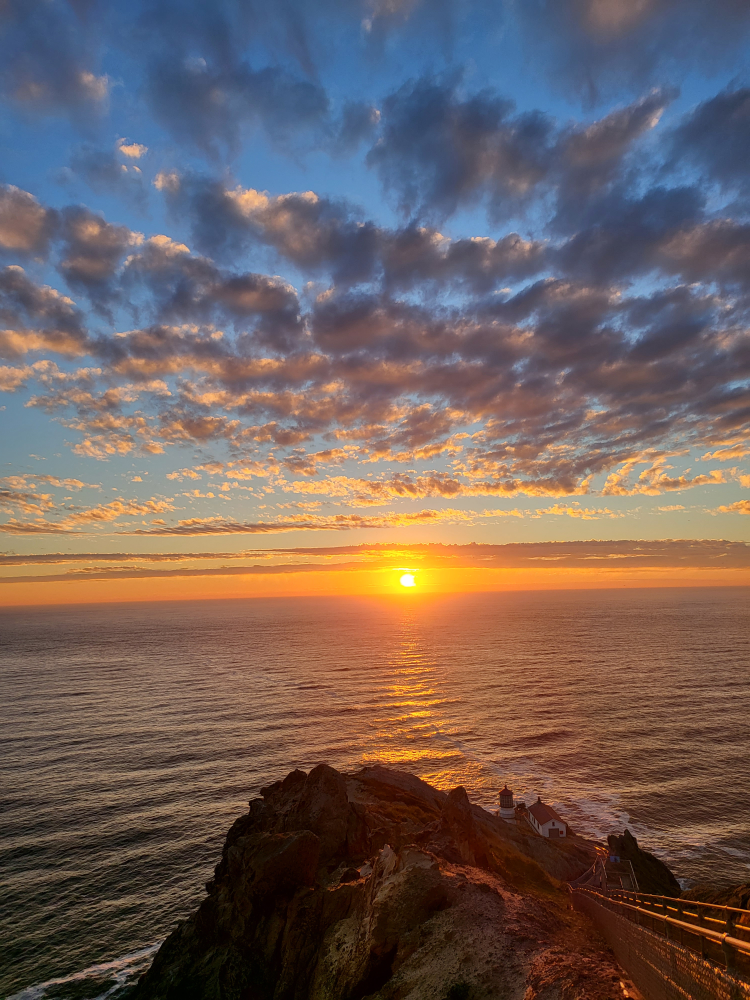
#> input picture imgs/sunset.jpg, 3000 x 4000 px, found by its file name (shown at 1/4 size)
$ python pixevo.py
#> lines starting #> are read from the running program, lines starting #| are printed output that depends on the picture
import numpy as np
import cv2
import sys
import matplotlib.pyplot as plt
from scipy.optimize import curve_fit
from typing import Callable
from sklearn.metrics import r2_score
from itertools import islice
import time
from PIL import Image, ImageSequence
import PIL

class PixEvolver():
    def __init__(self, targetfilename, width=20, displaywidth=500, displaywindowname='window', sweep=False):
#> called with targetfilename = 'imgs/sunset.JPG', width = 20, displaywidth = 100, displaywindowname = 'window', sweep = False
        self.target = cv2.imread(targetfilename)
#> self.target is the input picture: shape (4000, 3000, 3); mean B, G, R 92, 96.1, 112.3
        self.width=width
        self.displaywidth=displaywidth
        self.displaywindowname=displaywindowname
        self.rescale_to_target = width / np.shape(self.target)[1]
#> self.rescale_to_target = 0.00667
        self.target = cv2.resize(self.target, (0, 0), fx=self.rescale_to_target, fy=self.rescale_to_target)
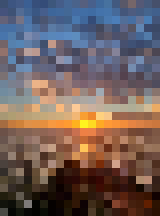
#> self.target: shape (27, 20, 3) (shown 8 times larger); mean B, G, R 91.7, 95.2, 110.2

        self.theight, self.twidth, self.tchans = self.target.shape
#> self.theight = 27; self.twidth = 20; self.tchans = 3
        self.numpixels = self.theight * self.twidth
#> self.numpixels = 540
        self.numchannels = self.numpixels * self.tchans
#> self.numchannels = 1620
        self.max_loss = self.theight * self.twidth * self.tchans * 256
#> self.max_loss = 414720
        self.all_pixel_coordinates = np.array([(y, x) for x in range(self.target.shape[1]) for y in range(self.target.shape[0])])
        self.all_channel_coordinates = np.array([(y, x, z) for x in range(self.target.shape[1]) for y in range(self.target.shape[0]) for z in range(3)])
        self.rescale_to_display = displaywidth / width
        self.stop_after_same = np.inf
        self.sweep = sweep

        if not self.sweep:
            mutatefrac = lambda loss: 0.004 * loss
            morekidsfac = 1
            childrenbasefunction = lambda k, pop: 10
            # childrenbasefunction = lambda k, pop: int((1/k) * pop - 1) if k != 0 else int(pop - 1) # Number of kids as function of success (k=1 is lowest loss of this generation) and pop size
            numchildren = lambda k, pop: int(morekidsfac * childrenbasefunction(k, pop))
            numparents = 1 # reproducers every generation
            maxgen = np.inf
            samelimit = 10000 # gens
            keepbest = False
            sexualrepr = False
            updatecycle = 20 # gens

            self.evolvesettings(mutatefrac, numchildren, numparents, maxgen, samelimit, keepbest, sexualrepr, updatecycle)
            self.evolveprep()

        else:
            mfracrange = [0.1, 0.001]
            nkidsrange = [100, 5]
            gens = np.inf
            pts = 20
            cap = 100 # maximum number alive
            results = self.sweep_mfracs_nkids(mfracrange, nkidsrange, pts, pts, gens, self.stop_after_same)
            mfs = results[:, 0]
            nks = results[:, 1]
            loss = results[:, 2]
            gens = results[:, 3]

            plt.scatter(mfs, nks, c=gens, cmap='hot')
            plt.colorbar(label='Gens until stop')
            plt.xlabel('Mutation Fraction')
            plt.ylabel('Number of Children')

            plt.show()

    def mutateimg(self, parent1, mutatefrac, parent2=None): # Randomizes RGB of fraction of pixels
        channels_to_randomize = int(mutatefrac * self.numchannels)
        parent1 = np.copy(parent1)
        if parent2 is not None:
            parent2 = np.copy(parent2)
            if parent1.shape != parent2.shape:
                raise ValueError('Parent images must be the same shape')
            px_from_parent2 = int(0.5 * self.numpixels)
            parent2_coordinates = np.random.choice(self.numpixels, size=px_from_parent2, replace=False)
            for px in parent2_coordinates:
                parent1[self.all_pixel_coordinates[px]] = parent2[self.all_pixel_coordinates[px]]

        if channels_to_randomize == 0:
            channels_to_randomize = 1
        random_coordinates = np.random.choice(self.numchannels, size=channels_to_randomize, replace=False)

        mutmag = mutatefrac / (1/self.numchannels)
        mutmag = 256 if mutmag > 1 else int(256 * mutmag) + 3 # 3 is to improve performance at end of long tail very close to 0 loss

        for channum in random_coordinates:
            coord = self.all_channel_coordinates[channum]
            mag = np.random.randint(-mutmag/2, mutmag/2) + 256
            parent1[*coord] += mag # makes use of uint8 wraparound
            # print(coord)
        return parent1

    def calculate_loss(self, img1, img2): # Calculates absolute difference between all pixel values (all 3 channels) then normalizes into loss
        return np.sum(cv2.absdiff(img1, img2))/self.max_loss

    def getchildren(self, mutatefrac: Callable[[float], float], childrendistribution: dict, population: dict=None, sexualrepr: bool=False) -> dict:
        """
        numchildren: Callable[[int], list] or int
            If Callable, returns list of children for each parent
            If int, returns that many children for each parent
        mutatefrac: float
            Fraction of pixels to mutate
        population: dict
            Dictionary of parents
        sexualrepr: bool
            Whether to use sexual reproduction
        single lineage mode: numchildren returns int, population contains a single image: {1: img}
        """
        if sexualrepr and len(population) < 2:
            raise ValueError('Population must be at least 2 for sexual reproduction')
        if sexualrepr and len(population) % 2 != 0:
            raise ValueError('Population must be even for sexual reproduction')

        children = {}
        if sexualrepr:
            for k in range(1, len(population), 2):
                children[k] = {i: self.mutateimg(parent1=population[k]["img"], parent2=population[k+1]["img"], mutatefrac=mutatefrac(population[k]["loss"])) for i in range(childrendistribution[k])}
                children[k+1] = {i: self.mutateimg(parent1=population[k]["img"], parent2=population[k+1]["img"], mutatefrac=mutatefrac(population[k+1]["loss"])) for i in range(childrendistribution[k+1])}
                children[k]["inheritance"] = (population[k]["inheritance"], population[k+1]["inheritance"])
                children[k+1]["inheritance"] = (population[k]["inheritance"], population[k+1]["inheritance"])

        else:
            for k, kdict in population.items():
                children[k] = {i: self.mutateimg(kdict["img"], mutatefrac(kdict["loss"])) for i in range(childrendistribution[k])}
                children[k]["inheritance"] = kdict["inheritance"]

        # Calculate loss for each child
        img_with_loss = []
        for child in children.values():
            inher = child["inheritance"]
            for key, val in child.items():
                if key != "inheritance":
                    image = val
                    loss = self.calculate_loss(image, self.target)
                    img_with_loss.append((image, loss, inher))

        # Sort all images by loss
        img_with_loss.sort(key=lambda x: x[1])

        # Reconstruct the dictionary with sorted images
        kiddict = {}
        for img, loss, inher in img_with_loss:
            kiddict[len(kiddict) + 1] = {"img": img, "loss": loss, "inheritance": inher}

        return kiddict

    def evolvesettings(self, mutatefrac: Callable[[float], float], numchildren: Callable, numparents: int=1, maxgen=np.inf, samelimit=np.inf, keepbest=False, sexualrepr=False, updatecycle: int=100):
        if sexualrepr and numparents < 2:
            raise ValueError('Sexual reproduction requires at least 2 parents')
        if sexualrepr and numparents % 2 != 0:
            raise ValueError('Sexual reproduction requires an even number of parents')

        self.mutatefrac = mutatefrac
        self.numchildren = numchildren
        self.numparents = numparents
        self.maxgen = maxgen
        self.samelimit = samelimit
        self.keepbest = keepbest
        self.sexualrepr = sexualrepr
        self.updatecycle = updatecycle
        self.childrendistribution = {k+1: numchildren(k, numparents) for k in range(numparents)}

    def evolveprep(self):
        self.inheritances = {}
        self.bestloss_alltime = np.inf
        self.generation = 0
        self.samecounter = 0
        self.losslist = []
        self.population = {k + 1: {"img": self.mutateimg(self.target, 1.0), "loss": 1.0, "inheritance": k + 1} for k in range(self.numparents)}
#> after the loop in mutateimg, `for channum in random_coordinates:`:
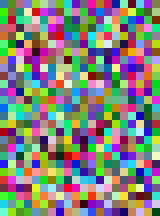
#> parent1: shape (27, 20, 3) (shown 8 times larger); mean of channels 0, 1, 2 124.4, 130.7, 129.6; drawn as B, G, R
#> in evolveprep, `self.population = {k + 1: {"img": self.mutateimg(self.target, 1.0), "l..`: self.population = 1 item

    # [7 lines left out: function evolvestats, not called in this run]

    def evolve(self, generations, display=False, gif_output_path=None, fps=5):
#> called with generations = 3000, display = True, gif_output_path = 'result_gifs/sunset2.gif', fps = 30
        self.end = self.generation + generations
        if display:
            cv2.namedWindow(self.displaywindowname)
            clickhandler = ClickEventHandler(self.losslist, self.displaywindowname)
        if gif_output_path:
            gif = []

        while self.generation < self.end: # main evolutionary loop
            if display:
                if clickhandler.pause:
                    cv2.waitKey(100)
                    continue
            prebestloss = self.population[1]["loss"]
#> prebestloss = 1
            kids = self.getchildren(population=self.population, mutatefrac=self.mutatefrac,
                                    sexualrepr=self.sexualrepr, childrendistribution=self.childrendistribution)
#> the loop in getchildren, `for k, kdict in population.items():` made 1 pass
#> k on pass 1: 1
#> after the loop in getchildren, `for k, kdict in population.items():`: children = 1 item
#> the loop in getchildren, `for child in children.values():` made 1 pass
#> inher on pass 1: 1
#> after the loop in getchildren, `for child in children.values():`: img_with_loss = 10 items
#> the loop in getchildren, `for img, loss, inher in img_with_loss:` made 10 passes
#> loss on passes 1 to 10: 0.312, 0.313, 0.313, 0.313, 0.313, 0.313, 0.313, 0.314, 0.314, 0.314
#> kids = 10 items
            self.population = dict(islice(kids.items(), self.numparents)) # cull population to numparents
            try:
                bestloss, bestimg = self.population[0]["loss"], self.population[0]["img"]
            except KeyError:
                bestloss, bestimg = self.population[1]["loss"], self.population[1]["img"]
#> bestloss = 0.312

            if bestloss < prebestloss:
                samecounter = 0
                bestloss_alltime = bestloss
#> bestloss_alltime = 0.312
                if self.keepbest:
                    self.population[0] = bestimg # insert best image into population (key 0 is never set by getchildren)
            else:
                samecounter += 1
            if samecounter > self.samelimit:
                print(f'Hit a wall at gen {self.generation}, no improvement after {self.samelimit} gens')
                return {'bestloss': bestloss_alltime, 'generation': self.generation}

            self.losslist.append(bestloss_alltime)
            if display:
                concat = np.hstack((self.target, bestimg)) if self.theight > self.twidth else np.vstack((self.target, bestimg))
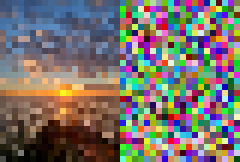
#> concat: shape (27, 40, 3) (shown 6 times larger); mean B, G, R 107.8, 112.8, 119.8
                cv2.imshow(self.displaywindowname, cv2.resize(concat, (0,0), fx=self.rescale_to_display, fy=self.rescale_to_display, interpolation=cv2.INTER_NEAREST))
                cv2.setMouseCallback(self.displaywindowname, clickhandler.handle_click)
                cv2.waitKey(1)

            if self.generation % self.updatecycle == 0:
                if gif_output_path:
                    gif.append(cv2.cvtColor(concat, cv2.COLOR_BGR2RGB))
                chansrandomized = self.numchannels * self.mutatefrac(bestloss_alltime)
#> chansrandomized = 2.02
                self.inheritances[self.generation] = [self.population[k]["inheritance"] for k in self.population.keys()]
                if display:
                    print(f'GEN={self.generation} LOSS={bestloss_alltime:.4f} '
                        f'{f"CHANS={int(chansrandomized)} " if chansrandomized > 1 else f"RGB +/- {256 * chansrandomized:.4f} "}'
                        f"ABSDIFF={bestloss_alltime * self.max_loss:.0f} "
                        f"UNIQUE={len(set(self.inheritances[self.generation]))}")
#| GEN=0 LOSS=0.3122 CHANS=2 ABSDIFF=129483 UNIQUE=1

                for k in self.population.keys():
                    self.population[k]["inheritance"] = k
#> this loop made 1 pass
            self.generation += 1

        for idx, pic in enumerate(gif):
            if idx == 0:
                gif[0] = gif[0].quantize(colors=256, method=Image.Quantize.MAXCOVERAGE)
            else:
                gif[idx] = pic.quantize(colors=256, palette=gif[0], method=PIL.Image.Quantize.MAXCOVERAGE)

        gif[0].save(gif_output_path, save_all=True, append_images=gif[1:], optimize=True, duration=200, loop=0, palette=5000) # Doesn't work very well

        return {'bestloss': bestloss_alltime, 'generation': self.generation, 'bestimg': bestimg, 'inheritance': self.inheritances}

    # [12 lines left out: function sweep_mfracs_nkids, not called in this run]

class ClickEventHandler:
            def __init__(self, losslist, displaywindowname):
                self.losslist = losslist # reference to main losslist
                self.pause = False
                self.displaywindowname = displaywindowname

            # [25 lines left out: function handle_click, not called in this run]

pe = PixEvolver(targetfilename='imgs/sunset.JPG', displaywidth=100)
pe.evolve(generations=3000, display=True, gif_output_path='result_gifs/sunset2.gif', fps=30)


_ = """
Future work:
How to encourage different lineages to stay around? Only a single niche is available
Each image is a different niche?


Mutations:
Add different types of mutations. Changing mutation from pixel to channel improved speed a LOT.
Large mutations improve initial performance, small mutations improve long-stretch performance.
Difficult for a mutation to improve performance when it has to get increasingly lucky over time, so assume state is already pretty close to optimal.
Mutation list:
    Add random number (-128 to 128) to channel value. range decreases with loss
    Location-centered mutation - location of randomization is weighted towards random coordinates (will this even do anything idk)
    Color-centered mutation - color of randomization is weighted towards number (same)


Improve performance of sexual reproduction

Channel reroll: Too random for long tail optimization
Channel addition: Range gets too small too fast so many wrong colors remain when ability to change is low (turns out loss tuning was just wrong)
Need to save loss curve and initial stats for comparison

"""

"""
Unexpected stuff:
Loss curve depends pretty heavily on image, even when rescaled to same size!
Needs smaller mutations to get high level of detail
Gets down to small but nonzero loss, different each run.. why? never leaves minima
"""
